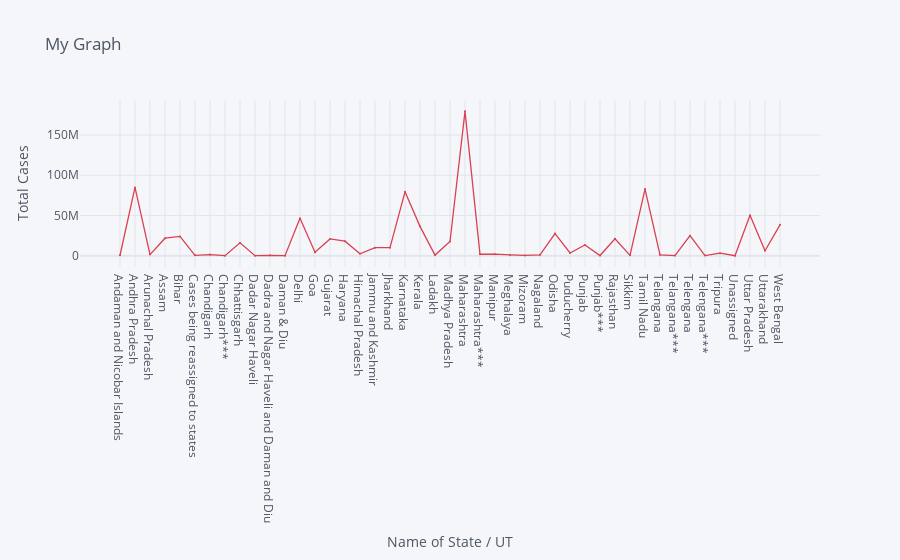
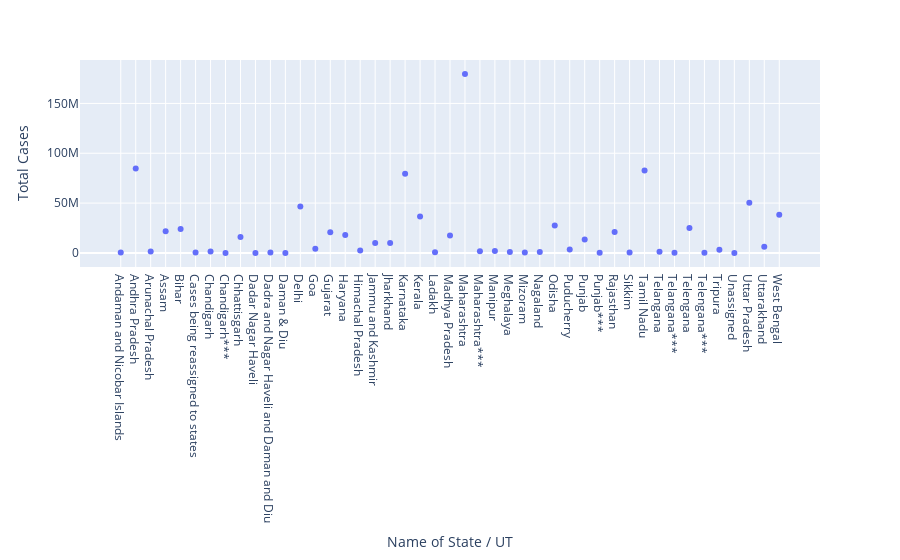

The code cell stored with these charts, in order, in its notebook:
### Code cell
df.iplot(kind='scatter',x='Name of State / UT',y='Total Cases',mode='markers+lines',title='My Graph',xTitle='Name of State / UT',yTitle='Total Cases',colors='red',size=2)
px.scatter(df,x='Name of State / UT',y='Total Cases')

### Figure 1 — Plotly figure (JSON) as saved in the notebook; plotly's stock layout.template omitted (floating-point values rounded to 4 significant figures)
{"data": [{"line": {"color": "rgba(219, 64, 82, 1.0)", "dash": "solid", "shape": "linear", "width": 1.3}, "marker": {"size": 2, "symbol": "circle"}, "mode": "markers+lines", "name": "Total Cases", "text": "", "type": "scatter", "x": ["Andaman and Nicobar Islands", "Andhra Pradesh", "Arunachal Pradesh", "Assam", "Bihar", "Cases being reassigned to states", "Chandigarh", "Chandigarh***", "Chhattisgarh", "Dadar Nagar Haveli", "Dadra and Nagar Haveli and Daman and Diu", "Daman & Diu", "Delhi", "Goa", "Gujarat", "Haryana", "Himachal Pradesh", "Jammu and Kashmir", "Jharkhand", "Karnataka", "Kerala", "Ladakh", "Madhya Pradesh", "Maharashtra", "Maharashtra***", "Manipur", "Meghalaya", "Mizoram", "Nagaland", "Odisha", "Puducherry", "Punjab", "Punjab***", "Rajasthan", "Sikkim", "Tamil Nadu", "Telangana", "Telangana***", "Telengana", "Telengana***", "Tripura", "Unassigned", "Uttar Pradesh", "Uttarakhand", "West Bengal"], "y": [483761, 84815303, 1314087, 21703581, 23891385, 345565, 1387878, 15636, 16051609, 186, 384618, 2, 46445978, 4248741, 20788858, 18060806, 2354421, 9870504, 9912089, 79354749, 36407056, 680539, 17544637, 179450627, 1723135, 1788562, 849874, 284581, 918755, 27395482, 3334604, 13339280, 140605, 20941444, 399767, 82789540, 1077182, 52466, 24886079, 57142, 3085356, 161, 50283822, 6073034, 38349942]}], "layout": {"legend": {"bgcolor": "#F5F6F9", "font": {"color": "#4D5663"}}, "paper_bgcolor": "#F5F6F9", "plot_bgcolor": "#F5F6F9", "title": {"font": {"color": "#4D5663"}, "text": "My Graph"}, "xaxis": {"gridcolor": "#E1E5ED", "showgrid": true, "tickfont": {"color": "#4D5663"}, "title": {"font": {"color": "#4D5663"}, "text": "Name of State / UT"}, "zerolinecolor": "#E1E5ED"}, "yaxis": {"gridcolor": "#E1E5ED", "showgrid": true, "tickfont": {"color": "#4D5663"}, "title": {"font": {"color": "#4D5663"}, "text": "Total Cases"}, "zerolinecolor": "#E1E5ED"}}}

### Figure 2 — Plotly figure (JSON) as saved in the notebook; plotly's stock layout.template omitted (floating-point values rounded to 4 significant figures)
{"data": [{"hovertemplate": "Name of State / UT=%{x}<br>Total Cases=%{y}<extra></extra>", "legendgroup": "", "marker": {"color": "#636efa", "symbol": "circle"}, "mode": "markers", "name": "", "orientation": "v", "showlegend": false, "type": "scatter", "x": ["Andaman and Nicobar Islands", "Andhra Pradesh", "Arunachal Pradesh", "Assam", "Bihar", "Cases being reassigned to states", "Chandigarh", "Chandigarh***", "Chhattisgarh", "Dadar Nagar Haveli", "Dadra and Nagar Haveli and Daman and Diu", "Daman & Diu", "Delhi", "Goa", "Gujarat", "Haryana", "Himachal Pradesh", "Jammu and Kashmir", "Jharkhand", "Karnataka", "Kerala", "Ladakh", "Madhya Pradesh", "Maharashtra", "Maharashtra***", "Manipur", "Meghalaya", "Mizoram", "Nagaland", "Odisha", "Puducherry", "Punjab", "Punjab***", "Rajasthan", "Sikkim", "Tamil Nadu", "Telangana", "Telangana***", "Telengana", "Telengana***", "Tripura", "Unassigned", "Uttar Pradesh", "Uttarakhand", "West Bengal"], "xaxis": "x", "y": [483761, 84815303, 1314087, 21703581, 23891385, 345565, 1387878, 15636, 16051609, 186, 384618, 2, 46445978, 4248741, 20788858, 18060806, 2354421, 9870504, 9912089, 79354749, 36407056, 680539, 17544637, 179450627, 1723135, 1788562, 849874, 284581, 918755, 27395482, 3334604, 13339280, 140605, 20941444, 399767, 82789540, 1077182, 52466, 24886079, 57142, 3085356, 161, 50283822, 6073034, 38349942], "yaxis": "y"}], "layout": {"legend": {"tracegroupgap": 0}, "margin": {"t": 60}, "xaxis": {"anchor": "y", "domain": [0, 1], "title": {"text": "Name of State / UT"}}, "yaxis": {"anchor": "x", "domain": [0, 1], "title": {"text": "Total Cases"}}}}
